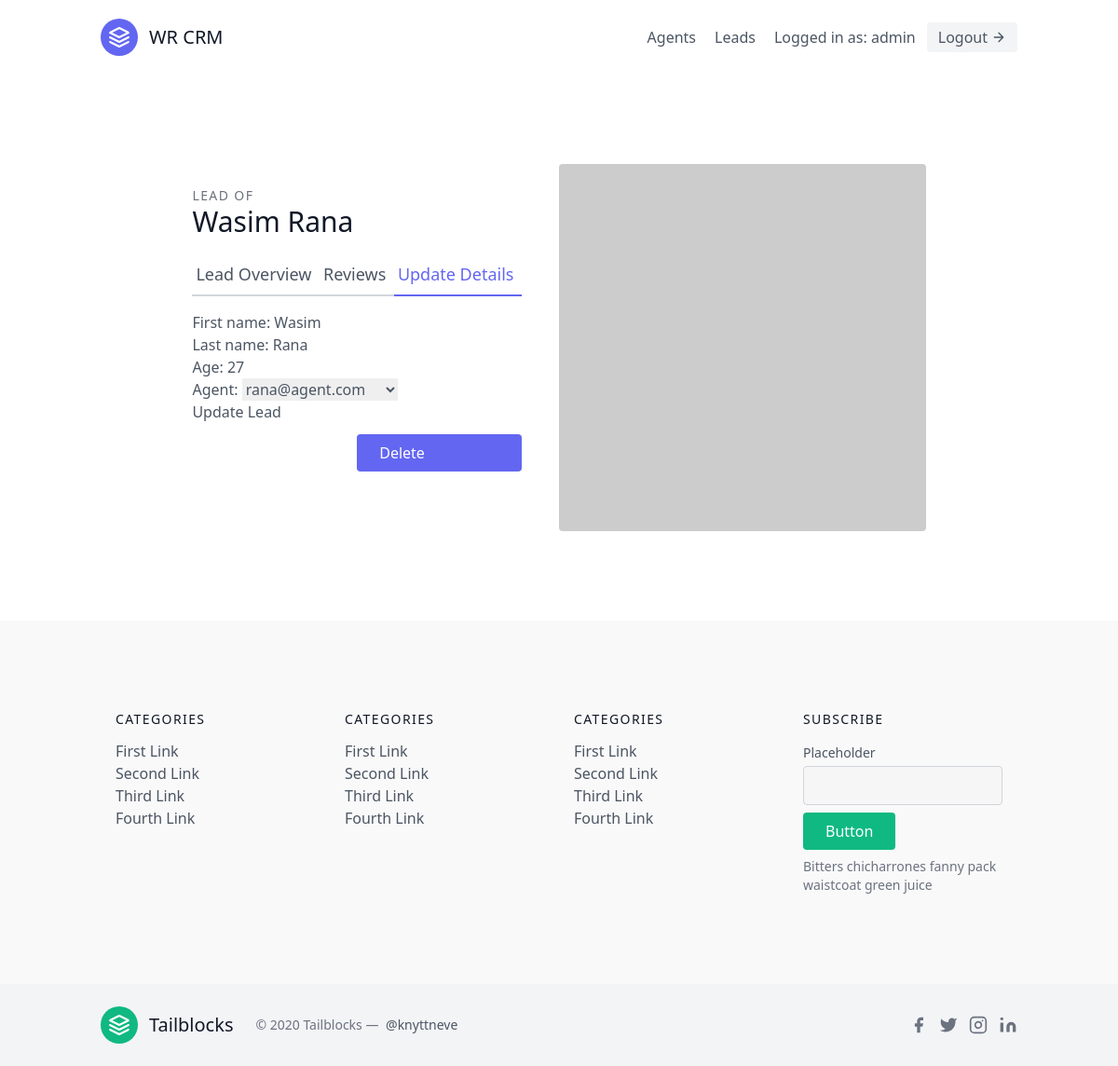
/leads/1/update/ (signed in), run on the app's committed database.
### leads/models.py (models this page shows, shortened)
class User(AbstractUser):
    is_organizer = models.BooleanField(default=True)
    is_agent = models.BooleanField(default=False)

class Lead(models.Model):
    first_name = models.CharField(max_length=20)
    last_name = models.CharField(max_length=20)
    age =  models.IntegerField(default=0)
    organization = models.ForeignKey(UserProfile, on_delete=models.CASCADE)
    agent = models.ForeignKey("Agent", null=True, blank=True, on_delete=models.SET_NULL)

### leads/views.py (the view, shortened to what this page needs)
# urls.py: path('<int:pk>/update/', LeadUpdateView.as_view(), name='lead-update'),
class LeadUpdateView(OrganizerAndLoginRequiredMixin, generic.UpdateView):
    template_name = 'leads/lead_update.html'
    form_class = LeadModelForm
    def get_queryset(self):
        user = self.request.user
        return Lead.objects.filter(organization=user.userprofile)

### leads/forms.py
class LeadModelForm(forms.ModelForm):
    class Meta:
        model = Lead
        fields = (
            'first_name',
            'last_name',
            'age',
            'agent',
        )

### agents/mixins.py (called while the page is built)
    def dispatch(self, request, *args, **kwargs):
        if not request.user.is_authenticated or not request.user.is_organizer:
            return redirect("leads:lead-list")
        return super().dispatch(request, *args, **kwargs)

### leads/models.py (called while the page is built)
    def __str__(self):
        return self.user.email

### leads/templates/leads/lead_update.html (shortened to what this page needs)
{% extends 'base.html' %}
{% block content %}
<section class="text-gray-600 body-font overflow-hidden">
  <div class="container px-5 py-24 mx-auto">
    <div class="lg:w-4/5 mx-auto flex flex-wrap">
      <div class="lg:w-1/2 w-full lg:pr-10 lg:py-6 mb-6 lg:mb-0">
        <h2 class="text-sm title-font text-gray-500 tracking-widest">LEAD OF</h2>
        <h1 class="text-gray-900 text-3xl title-font font-medium mb-4">{{ lead.first_name }} {{ lead.last_name }}</h1>
            <div class="flex mb-4">
                <a href="{% url 'leads:lead-detail' lead.pk %}" class="flex-grow border-b-2 border-gray-300 py-2 text-lg px-1">
                    Lead Overview
                </a>
                <a class="flex-grow border-b-2 border-gray-300 py-2 text-lg px-1">
                    Reviews
                </a>
                <a href="{% url 'leads:lead-update' lead.pk %}" class="flex-grow text-indigo-500 border-b-2 border-indigo-500 py-2 text-lg px-1">
                    Update Details
                </a>
            </div>
            <form method="post">
                {{ form.as_p }}
                <button type="submit">Update Lead</button>
            </form>
            <a href="{% url 'leads:lead-delete' lead.pk %}" class="w-1/2 mt-3 flex ml-auto text-white bg-indigo-500 border-0 py-2 px-6 focus:outline-none hover:bg-indigo-600 rounded">
                Delete
            </a>
      </div>
      <img alt="ecommerce" class="lg:w-1/2 w-full lg:h-auto h-64 object-cover object-center rounded" src="https://dummyimage.com/400x400">
    </div>
  </div>
</section>
{% endblock content %}

### templates/navbar.html (shortened to what this page needs)
<header class="text-gray-600 body-font">
  <div class="container mx-auto flex flex-wrap p-5 flex-col md:flex-row items-center">
    <a class="flex title-font font-medium items-center text-gray-900 mb-4 md:mb-0">
      <svg xmlns="http://www.w3.org/2000/svg" fill="none" stroke="currentColor" stroke-linecap="round" stroke-linejoin="round" stroke-width="2" class="w-10 h-10 text-white p-2 bg-indigo-500 rounded-full" viewBox="0 0 24 24">
        <path d="M12 2L2 7l10 5 10-5-10-5zM2 17l10 5 10-5M2 12l10 5 10-5"></path>
      </svg>
      <span class="ml-3 text-xl">WR CRM</span>
    </a>
    <nav class="md:ml-auto flex flex-wrap items-center text-base justify-center">
      {% if not request.user.is_authenticated %}
        <a href="{% url 'signup' %}" class="mr-5 hover:text-gray-900">Sign Up</a>
      {% else %}
      {% if request.user.is_organizer %}
        <a href="{% url 'agents:agent-list' %}" class="mr-5 hover:text-gray-900">Agents</a>
      {% endif %}
      <a href="{% url 'leads:lead-list' %}" class="mr-5 hover:text-gray-900">Leads</a>
      {% endif %}
    </nav>
    {% if request.user.is_authenticated %}
      Logged in as: {{ request.user.username }}
      <a href="{% url 'logout' %}" class="ml-3 inline-flex items-center bg-gray-100 border-0 py-1 px-3 focus:outline-none hover:bg-gray-200 rounded text-base mt-4 md:mt-0">
          Logout
        <svg fill="none" stroke="currentColor" stroke-linecap="round" stroke-linejoin="round" stroke-width="2" class="w-4 h-4 ml-1" viewBox="0 0 24 24">
          <path d="M5 12h14M12 5l7 7-7 7"></path>
        </svg>
      </a>
    {% endif %}
  </div>
  </header>

### data on the page
User: user.username "admin"
Lead: first_name "Wasim", last_name "Rana", age "27", agent "rana@agent.com"
